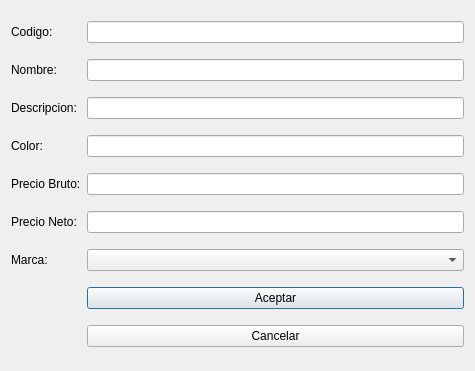
<?xml version="1.0" encoding="UTF-8"?>
<ui version="4.0">
 <class>Formulario</class>
 <widget class="QDialog" name="Formulario">
  <property name="geometry">
   <rect>
    <x>0</x>
    <y>0</y>
    <width>475</width>
    <height>371</height>
   </rect>
  </property>
  <property name="windowTitle">
   <string>Formulario</string>
  </property>
  <layout class="QGridLayout" name="gridLayout">
   <item row="6" column="0">
    <widget class="QLabel" name="label_6">
     <property name="text">
      <string>Marca:</string>
     </property>
    </widget>
   </item>
   <item row="6" column="1">
    <widget class="QComboBox" name="comboBox">
     <item>
      <property name="text">
       <string/>
      </property>
     </item>
     <item>
      <property name="text">
       <string>NIKE</string>
      </property>
     </item>
     <item>
      <property name="text">
       <string>REEBOK</string>
      </property>
     </item>
     <item>
      <property name="text">
       <string>SAMSUNG</string>
      </property>
     </item>
     <item>
      <property name="text">
       <string>APPLE</string>
      </property>
     </item>
     <item>
      <property name="text">
       <string>MICROSOFT</string>
      </property>
     </item>
    </widget>
   </item>
   <item row="0" column="0">
    <widget class="QLabel" name="label">
     <property name="text">
      <string>Codigo:</string>
     </property>
    </widget>
   </item>
   <item row="3" column="0">
    <widget class="QLabel" name="label_4">
     <property name="text">
      <string>Color:</string>
     </property>
    </widget>
   </item>
   <item row="8" column="1">
    <widget class="QPushButton" name="pushButton">
     <property name="text">
      <string>Aceptar</string>
     </property>
    </widget>
   </item>
   <item row="3" column="1">
    <widget class="QLineEdit" name="lineEdit_4"/>
   </item>
   <item row="4" column="0">
    <widget class="QLabel" name="label_5">
     <property name="text">
      <string>Precio Bruto:</string>
     </property>
    </widget>
   </item>
   <item row="1" column="0">
    <widget class="QLabel" name="label_2">
     <property name="text">
      <string>Nombre:</string>
     </property>
    </widget>
   </item>
   <item row="2" column="1">
    <widget class="QLineEdit" name="lineEdit_3"/>
   </item>
   <item row="1" column="1">
    <widget class="QLineEdit" name="lineEdit_2"/>
   </item>
   <item row="4" column="1">
    <widget class="QLineEdit" name="lineEdit_5"/>
   </item>
   <item row="2" column="0">
    <widget class="QLabel" name="label_3">
     <property name="text">
      <string>Descripcion:</string>
     </property>
    </widget>
   </item>
   <item row="0" column="1">
    <widget class="QLineEdit" name="lineEdit"/>
   </item>
   <item row="9" column="1">
    <widget class="QPushButton" name="pushButton_2">
     <property name="text">
      <string>Cancelar</string>
     </property>
    </widget>
   </item>
   <item row="5" column="1">
    <widget class="QLineEdit" name="lineEdit_6"/>
   </item>
   <item row="5" column="0">
    <widget class="QLabel" name="label_7">
     <property name="text">
      <string>Precio Neto:</string>
     </property>
    </widget>
   </item>
  </layout>
 </widget>
 <resources/>
 <connections/>
</ui>
